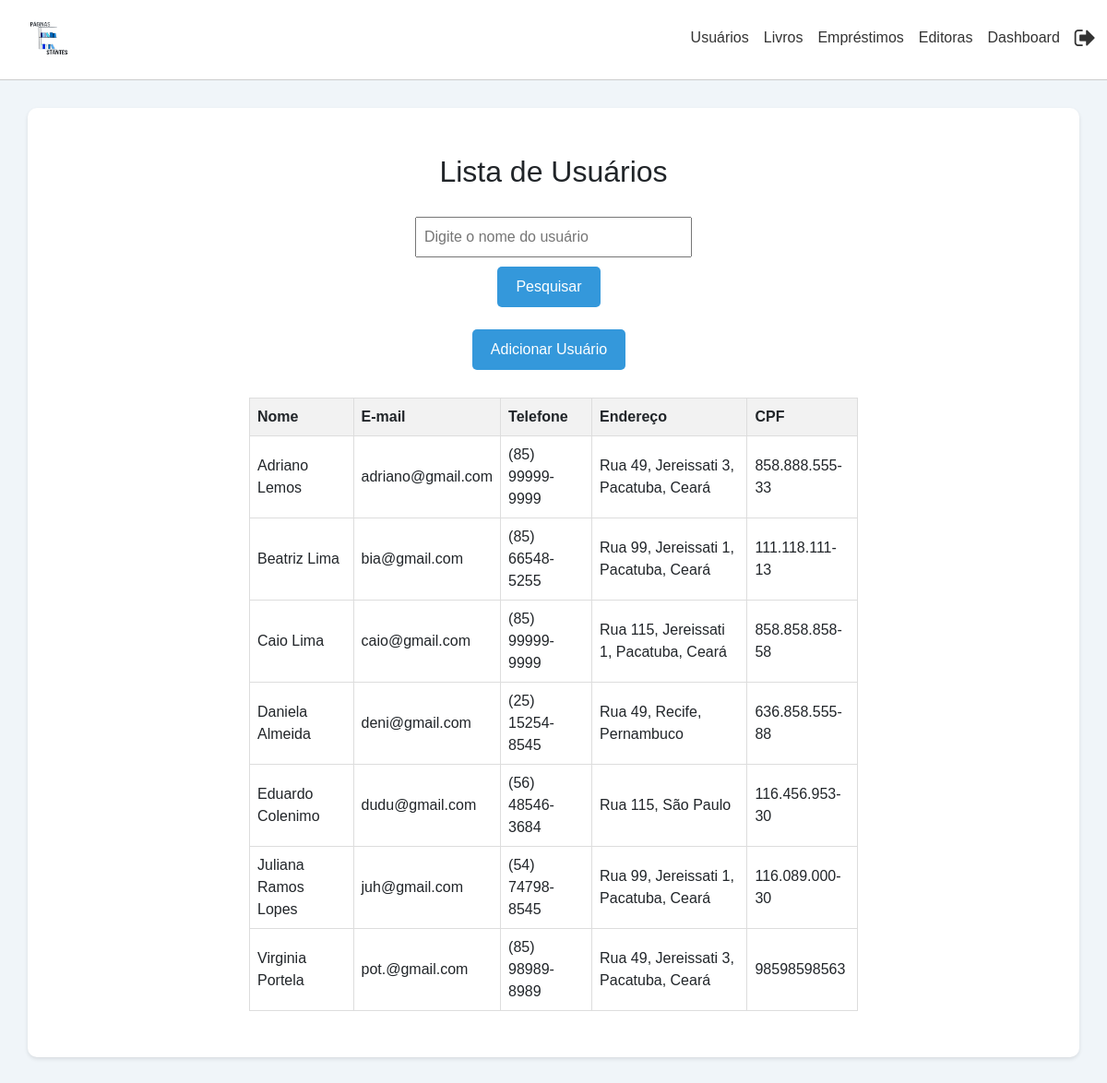
Screenshot of /ProjetoWDA/pesquisarusuario.php with the database file from the repository.
### tables this page shows
CREATE TABLE `usuarios` (
  `id` int(11) NOT NULL,
  `nome` varchar(35) DEFAULT NULL,
  `email` varchar(35) DEFAULT NULL,
  `celular` text DEFAULT NULL,
  `endereco` text DEFAULT NULL,
  `cpf` text NOT NULL
);

### ProjetoWDA/pesquisarusuario.php (the view, shortened to what this page needs)
<!DOCTYPE html>
<html>
<head>
  	<link rel="stylesheet" href="css/bootstrap.min.css">
<link rel="stylesheet" href="https://cdnjs.cloudflare.com/ajax/libs/font-awesome/4.7.0/css/font-awesome.min.css">
</head>
<body>
<nav class="navbar navbar-expand-lg navbar-light">
    <div class="container-fluid">
        <a class="navbar-brand" href="#">
            <img src="logo.png" width="80" height="60">
        </a>
        <div class="collapse navbar-collapse justify-content-end" id="navbarNav">
            <ul class="navbar-nav">
                <li class="nav-item">
                    <a class="nav-link" href="usuarios.php">Usuários</a>
                </li>
                <li class="nav-item">
                    <a class="nav-link" href="livros.php">Livros</a>
                </li>
                <li class="nav-item">
                    <a class="nav-link" href="emprestimos.php">Empréstimos</a>
                </li>
                <li class="nav-item">
                    <a class="nav-link" href="editoras.php">Editoras</a>
                </li>
                <li class="nav-item">
                    <a class="nav-link" href="dashboard.php">Dashboard</a>
                </li>
                <li class="nav-item">
                    <a class="nav-link" href="logout.php">
                        <i class="fa fa-sign-out"></i>
                    </a>
                </li>
            </ul>
        </div>
    </div>
</nav>
      <div class="fundo">
      <div class="container">
    <h2>Lista de Usuários</h2>
    <form method="GET" action="">
        <input type="text" name="nome" placeholder="Digite o nome do usuário">
        <input type="submit" value="Pesquisar"><br><br>
        <a href="adicionar.php"><button type="button" class="button-background-move">Adicionar Usuário</button></a>
    </form>
    <?php
    if ($_SERVER['REQUEST_METHOD'] === 'GET') {
        @$nome = $_GET['nome'];
        include 'conexao.php';
        $query = "SELECT * FROM usuarios WHERE nome LIKE '%$nome%'";
        $result = mysqli_query($conn, $query);
        if (mysqli_num_rows($result) > 0) {
            echo "<table>
                    <tr>
                        <th>Nome</th>
                        <th>E-mail</th>
                        <th>Telefone</th>
                        <th>Endereço</th>
                        <th>CPF</th>
                    </tr>";
            while ($row = mysqli_fetch_assoc($result)) {
                echo "<tr>
                        <td>" . $row['nome'] . "</td>
                        <td>" . $row['email'] . "</td>
                        <td>" . $row['celular'] . "</td>
                        <td>" . $row['endereco'] . "</td>
                        <td>" . $row['cpf'] . "</td>
                    </tr>";
            }
            echo "</table>";
        } else {
            echo "Nenhum usuário encontrado.";
        }
    }
    ?>
    </div>
    </div>
</body>
</html>

### ProjetoWDA/pesquisarusuario.php (style rules this page uses)
html { background-color: #f0f5f9; }
.navbar { background-color: #fff; border-bottom: 1px solid #ccc; }
.navbar-brand { margin-right: 10px; font-weight: bold; }
.navbar-nav .nav-link { color: #333; }
.navbar-nav .nav-item:last-child .nav-link { padding-right: 0; }
.nav-link i { font-size: 25px; }
.button-background-move { background-color: #3498db; color: #fff; border: none; padding: 10px 20px; border-radius: 5px; transition: background-color 0.3s; margin-right: 10px; }
.fundo { background-color: #f0f5f9; padding-top: 30px; padding-bottom: 30px; }
.container { background-color: #fff; padding: 20px; border-radius: 10px; box-shadow: 0 2px 4px rgba(0, 0, 0, 0.1); }
body { font-family: Arial, sans-serif; }
h2 { margin-top: 30px; text-align: center; }
form { margin: 30px auto; width: 300px; text-align: center; }
input[type="submit"] { background-color: #3498db; color: #fff; border: none; padding: 10px 20px; border-radius: 5px; transition: background-color 0.3s; margin-right: 10px; }
input[type="text"] { padding: 8px; width: 100%; margin-bottom: 10px; }
table { width: 60%; margin: 30px auto; border-collapse: collapse; }
th, td { padding: 8px; border: 1px solid #ddd; }
th { background-color: #f2f2f2; }

### rows the page displays
usuarios: nome "Adriano Lemos", email "adriano@gmail.com", celular "(85) 99999-9999", endereco "Rua 49, Jereissati 3, Pacatuba, Ceará", cpf "858.888.555-33"
usuarios: nome "Beatriz Lima", email "bia@gmail.com", celular "(85) 66548-5255", endereco "Rua 99, Jereissati 1, Pacatuba, Ceará", cpf "111.118.111-13"
usuarios: nome "Caio Lima", email "caio@gmail.com", celular "(85) 99999-9999", endereco "Rua 115, Jereissati 1, Pacatuba, Ceará", cpf "858.858.858-58"
usuarios: nome "Daniela Almeida", email "deni@gmail.com", celular "(25) 15254-8545", endereco "Rua 49, Recife, Pernambuco", cpf "636.858.555-88"
usuarios: nome "Eduardo Colenimo", email "dudu@gmail.com", celular "(56) 48546-3684", endereco "Rua 115, São Paulo", cpf "116.456.953-30"
usuarios: nome "Juliana Ramos Lopes", email "juh@gmail.com", celular "(54) 74798-8545", endereco "Rua 99, Jereissati 1, Pacatuba, Ceará", cpf "116.089.000-30"
usuarios: nome "Virginia Portela", email "pot.@gmail.com", celular "(85) 98989-8989", endereco "Rua 49, Jereissati 3, Pacatuba, Ceará", cpf "98598598563"
